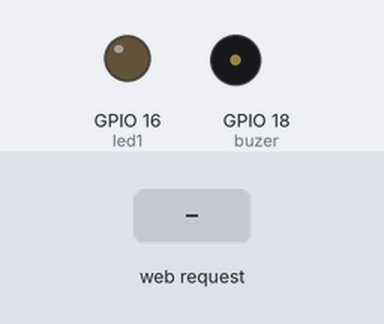
Bench run of a sketch on a simulated ESP32. On the bench: output pins drawn as LEDs (lit = HIGH), buzzer (waves = sounding, pin HIGH). The inputs (shaded band) are chosen by the test bench. WiFi joins after 1.5 s; servers stay silent unless stated; what the sketch prints to the serial monitor is not drawn.

Above: at 2.7 s.
2.8 s: HTTP request GET /led/on received
At 3.9 s:
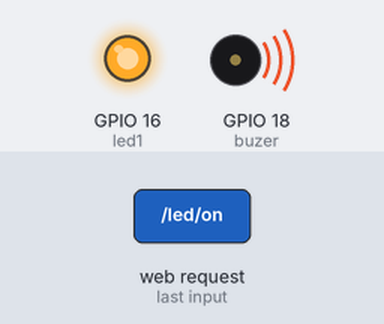
4.3 s: HTTP request GET /led/off received
At 5.1 s:
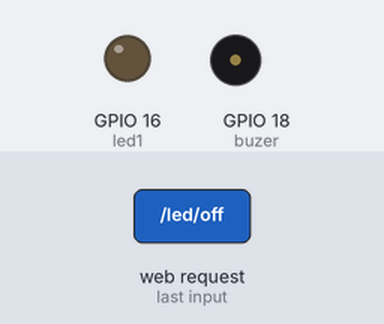
Timing chart, 0 to 7.3 s (numbered marks = the images above; inputs shaded):
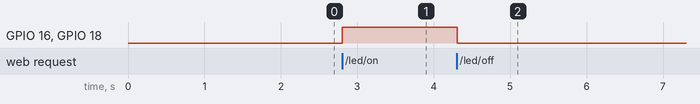

Measured:
- after the input at 2.8 s, GPIO 16 (led1), GPIO 18 (buzer): LOW → HIGH at once
- after the input at 4.3 s, GPIO 16 (led1), GPIO 18 (buzer): HIGH → LOW at once

The sketch:

Web_server.ino
```cpp
 #include <WiFi.h>
#include <Wire.h> //I2C connection

// Replace with your network credentials
const char *ssid = "CLARO_6A6495";
const char *password = "553Y5htaxH";

// Set web server port number to 80
WiFiServer server(80);

// Variable to store the HTTP request--
String header;

// Current time
unsigned long currentTime = millis();
// Previous time
unsigned long previousTime = 0;
// Define timeout time in milliseconds (example: 2000ms = 2s)
const long timeoutTime = 2000;

int state = 0; // 0 off, 1 on
int state2 = 0;

int led1=16;//pin led
int buzer=18;

void setup() {
   pinMode(led1,OUTPUT);
   pinMode(buzer, OUTPUT);
   Wire.begin(21, 22);
   Serial.begin(115200);

     // Connect to Wi-Fi network with SSID and password
  Serial.print("Connecting to ");
  Serial.println(ssid);
  WiFi.begin(ssid, password);
  while (WiFi.status() != WL_CONNECTED)
  {
    delay(500);
    Serial.print(".");
  }
  // Print local IP address and start web server
  Serial.println("");
  Serial.println("WiFi connected.");
  Serial.println("IP address: ");
  Serial.println(WiFi.localIP());
  server.begin();
}

void loop() {
   WiFiClient client = server.available(); // Listen for incoming clients

  if (client)
  { // If a new client connects,
    currentTime = millis();
    previousTime = currentTime;
    Serial.println("New Client."); // print a message out in the serial port
    String currentLine = "";       // make a String to hold incoming data from the client
    while (client.connected() && currentTime - previousTime <= timeoutTime)
    { // loop while the client's connected
      currentTime = millis();
      if (client.available())
      {                         // if there's bytes to read from the client,
        char c = client.read(); // read a byte, then
        Serial.write(c);        // print it out the serial monitor
        header += c;
        if (c == '\n')
        { // if the byte is a newline character
          // if the current line is blank, you got two newline characters in a row.
          // that's the end of the client HTTP request, so send a response:
          if (currentLine.length() == 0)
          {
            // HTTP headers always start with a response code (e.g. HTTP/1.1 200 OK)
            // and a content-type so the client knows what's coming, then a blank line:
            client.println("HTTP/1.1 200 OK");
            client.println("Content-type:text/html");
            client.println("Connection: close");
            client.println();

            // turns the GPIOs on and off
            if (header.indexOf("GET /led/on") >= 0)
            {
              state = 1;
              Serial.println("Led ON");
              LED();

            }
            else if (header.indexOf("GET /led/off") >= 0)
            {
              state = 0;
              Serial.println("Led OFF");
              LED_Apagada();
                       }
                        if (header.indexOf("GET /led/on") >= 0)
            {
              state2 = 1;
              Serial.println("Buzer ON");
              BUZER_Encendido();

            }
            else if (header.indexOf("GET /led/off") >= 0)
            {
              state2 = 0;
              Serial.println("Buzer OFF");
              BUZER_Apagado();
                       }

            // Display the HTML web page
            client.println("<!DOCTYPE html><html>");
            client.println("<head><meta name=\"viewport\" content=\"width=device-width, initial-scale=1\">");
            client.println("<link rel=\"icon\" href=\"data:,\">");
            // CSS to style the on/off buttons
            // Feel free to change the background-color and font-size attributes to fit your preferences

            client.println("<style>html { font-family: Helvetica; display: inline-block; margin: 0px auto; text-align: center;}");
            client.println(".button { background-color: #2F32F3; border: none; color: white; padding: 16px 40px;");
            client.println("text-decoration: none; font-size: 30px; margin: 2px; cursor: pointer;}");
            client.println(".button2 {background-color: #FF4D8E;}</style></head>");

             client.println("<style>html { font-family: Helvetica; display: inline-block; margin: 0px auto; text-align: center;}");
            client.println(".button { background-color: #FF5733; border: none; color: red; padding: 16px 40px;");
            client.println("text-decoration: none; font-size: 30px; margin: 2px; cursor: pointer;}");
            client.println(".button2 {background-color: #DBFF33;}</style></head>");


            // Web Page Heading
            client.println("<body><h1>Mi ESP32 Web Server</h1>");

            // Display current state, and ON/OFF buttons for GPIO 26
            // If the output26State is off, it displays the ON button
            if (state == 1)
            {
              client.println("<p>Led Encendida</p>");
              client.println("<p><a href=\"/led/off\"><button class=\"button button2\">OFF</button></a></p>");


            }
            else
            {
              client.println("<p>Led Apagada</p>");
              client.println("<p><a href=\"/led/on\"><button class=\"button\">ON</button></a></p>");


            }
             if (state2 == 1)
            {
              client.println("<p>Led Encendida</p>");
              client.println("<p><a href=\"/led/off\"><button class=\"button button2\">OFF</button></a></p>");


            }
            else
            {
              client.println("<p>Led Apagada</p>");
              client.println("<p><a href=\"/led/on\"><button class=\"button\">ON</button></a></p>");


            }

            client.println("</body></html>");

            // The HTTP response ends with another blank line
            client.println();
            // Break out of the while loop
            break;
          }
          else
          { // if you got a newline, then clear currentLine
            currentLine = "";
          }
        }
        else if (c != '\r')
        {                   // if you got anything else but a carriage return character,
          currentLine += c; // add it to the end of the currentLine
        }
      }
    }
    // Clear the header variable
    header = "";
    // Close the connection
    client.stop();
    Serial.println("Client disconnected.");
    Serial.println("");
  }

}

void LED(){
 digitalWrite(led1,HIGH);
}

void LED_Apagada(){
  digitalWrite(led1,LOW);
}
void BUZER_Encendido(){
  digitalWrite(buzer, HIGH);
}
void BUZER_Apagado(){
  digitalWrite(buzer, LOW);
}
```
